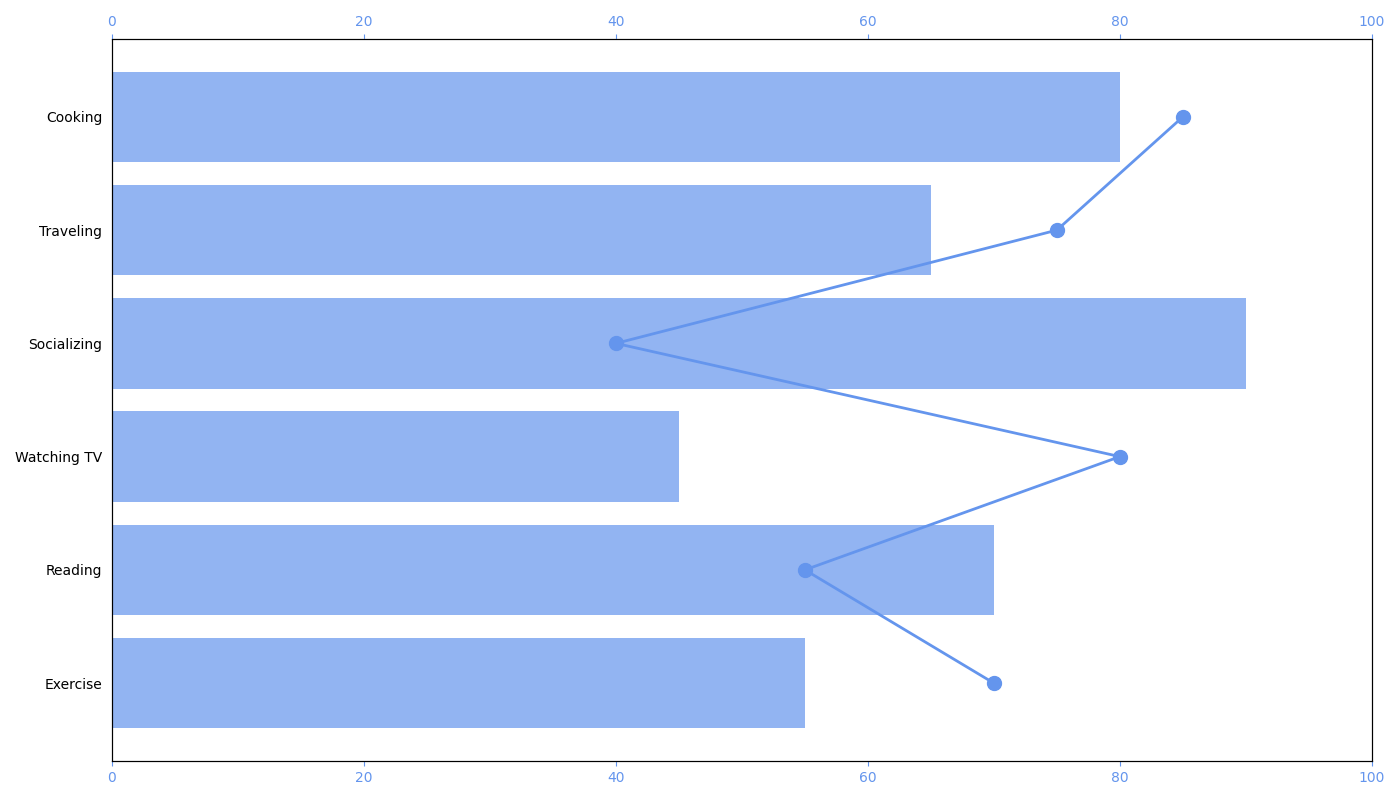

Write Python code to recreate this figure.
import matplotlib.pyplot as plt
import numpy as np

activities = ["Exercise", "Reading", "Watching TV", "Socializing", "Traveling", "Cooking"]
frequencies = np.array([55, 70, 45, 90, 65, 80])  # Manually shuffled
well_being_impact = np.array([70, 55, 80, 40, 75, 85])  # Manually shuffled

fig, ax1 = plt.subplots(figsize=(14, 8))

bars = ax1.barh(activities, frequencies, color='cornflowerblue', alpha=0.7)

# Remove bar annotation
# for bar in bars:
#     width = bar.get_width()
#     ax1.annotate(f'{width}',
#                 xy=(width, bar.get_y() + bar.get_height() / 2),
#                 xytext=(3, 0),
#                 textcoords="offset points",
#                 ha='left', va='center')

ax1.set_xlim(0, 100)
ax1.tick_params(axis='x', colors='cornflowerblue')
ax1.tick_params(axis='y', left=False)  # Removes y-axis ticks

ax2 = ax1.twiny()
ax2.plot(well_being_impact, activities, color='cornflowerblue', marker='o', linestyle='-', linewidth=2, markersize=10)
ax2.set_xlim(0, 100)
ax2.tick_params(axis='x', colors='cornflowerblue')

fig.tight_layout()
plt.show()
